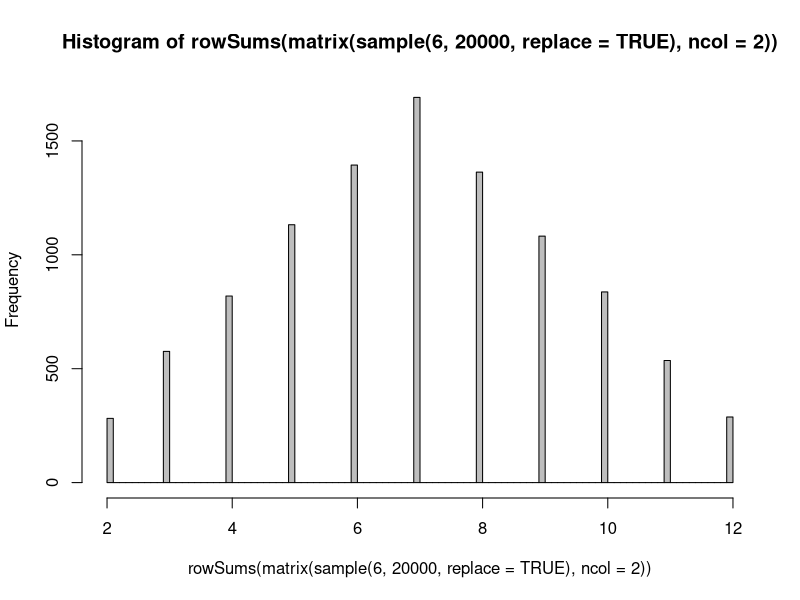
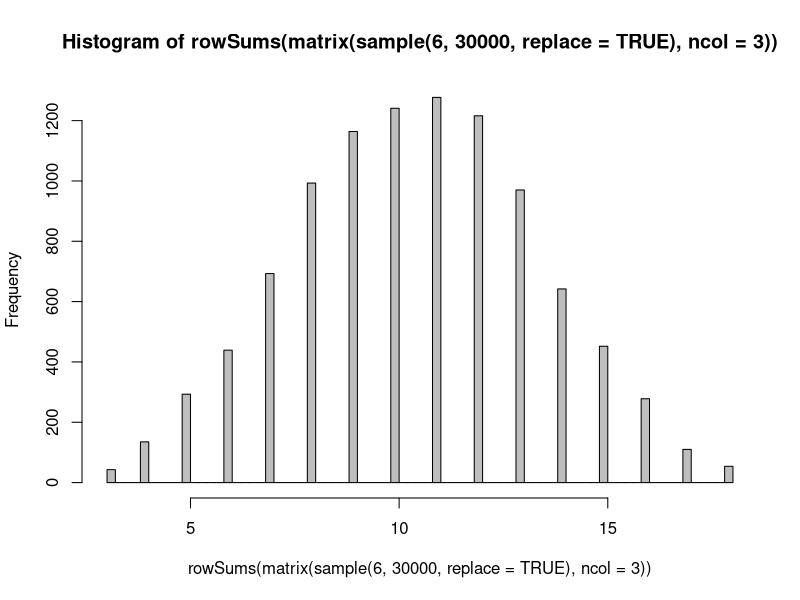
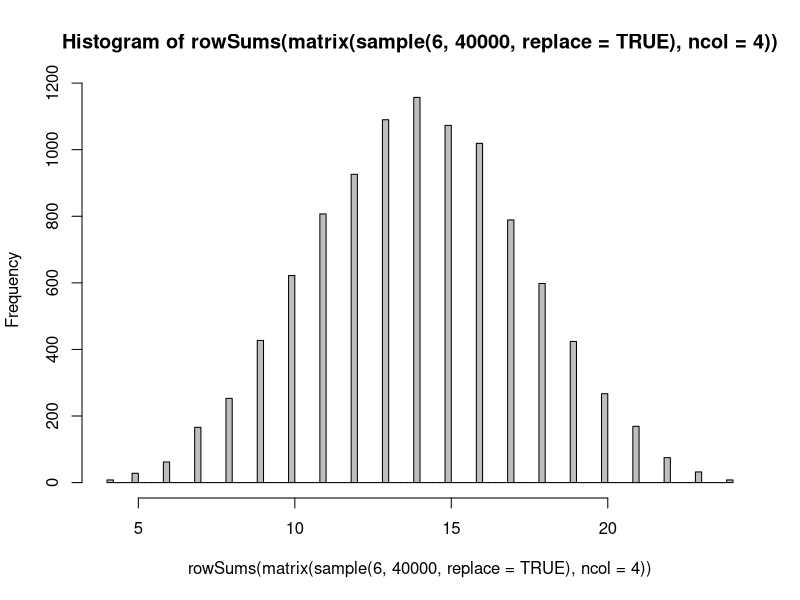
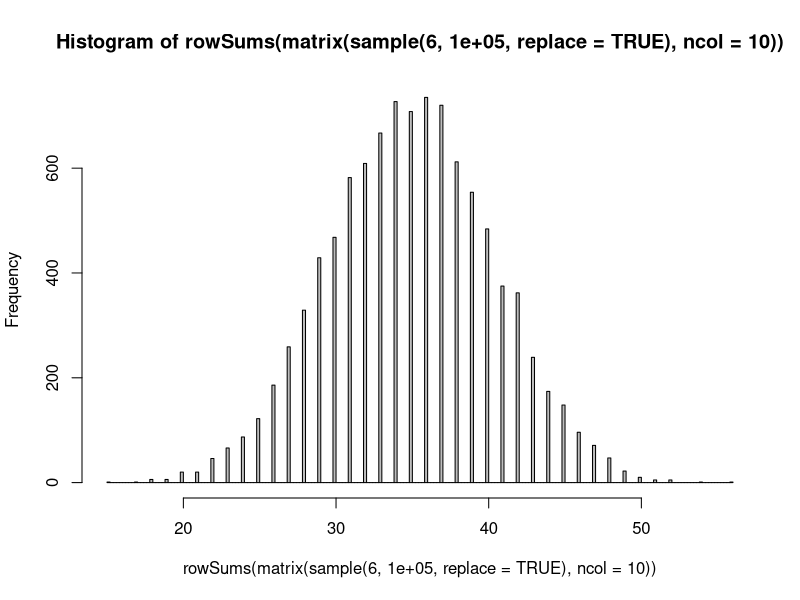
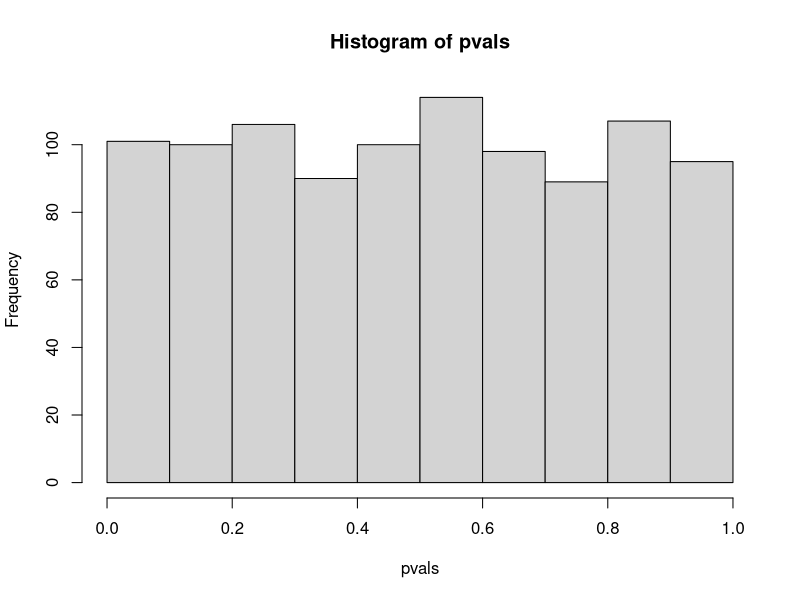

These charts were generated, in order, by the following R code:
## ---- chunk 1
sample( 6, 1 )
## ---- chunk 2
table( sample( 6, 10000, replace=TRUE ) )
## ---- chunk 3
sum( sample( 6, 2 ) )
## ---- chunk 4
table( rowSums( matrix( sample( 6, 20000, replace=TRUE ), ncol=2 ) ) )
## ---- chunk 5
hist( rowSums( matrix( sample( 6, 20000, replace=TRUE ), ncol=2 ) ), col="gray", breaks=100)
## ---- chunk 6
hist( rowSums( matrix( sample( 6, 30000, replace=TRUE ), ncol=3 ) ), col="gray", breaks=100)
## ---- chunk 7
hist( rowSums( matrix( sample( 6, 40000, replace=TRUE ), ncol=4 ) ), col="gray", breaks=100)
## ---- chunk 8
hist( rowSums( matrix( sample( 6, 100000, replace=TRUE ), ncol=10 ) ), col="gray", breaks=200)
## ---- chunk 9
# Größe von 20 Vollmond-Menschen
hA <- rnorm( 20, 178, 7 )

# Größe von 20 Neumond-Menschen
hB <- rnorm( 20, 178, 7 )
## ---- chunk 10
t.test( hA, hB )
## ---- chunk 11
pvals <- replicate( 1000, {
  hA <- rnorm( 20, 178, 7 )
  hB <- rnorm( 20, 178, 7 )
  t.test( hA, hB )$p.value
} )
## ---- chunk 12
hist( pvals )
